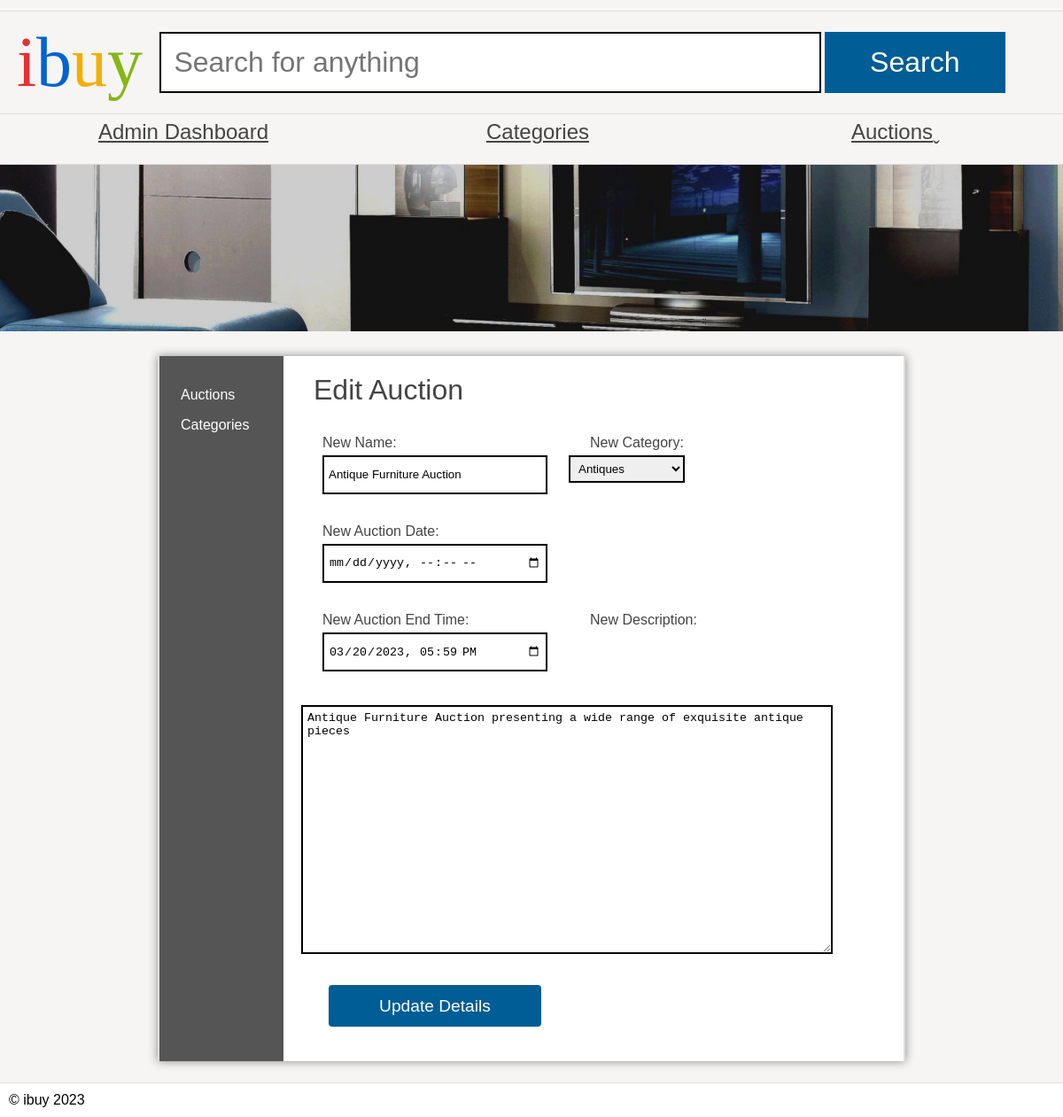
Page /Admin/editauction.php?name=Antique+Furniture+Auction on the committed database.
### tables this page shows
CREATE TABLE `auctions` (
  `auction_name` VARCHAR(90) NOT NULL PRIMARY KEY,
  `auctioneer` VARCHAR(90) DEFAULT NULL,
  `auctionDate` DATE DEFAULT NULL,
  `auction_end_time` TIMESTAMP DEFAULT NULL,  
  `categoryName` VARCHAR(20) DEFAULT NULL,
  `Description` LONGTEXT
);

### Admin/editauction.php (the view, shortened to what this page needs)
<?php
require('../dataconnection/configuration.php');
?>
<!DOCTYPE html>
<html>
<head>
    <link rel="stylesheet" href="/ibuy.css" />
</head>
<body>
    <header>
        <h1><span class="i">i</span><span class="b">b</span><span class="u">u</span><span class="y">y</span></h1>
        <form action="#">
            <input type="text" name="search" placeholder="Search for anything" />
            <input type="submit" name="submit" value="Search" />
        </form>
    </header>
    <nav>
        <ul>
            <li><a href="admin_panel.php">Admin Dashboard</a></li>
            <li><a href="categories.php">Categories</a></li>
            <li><a href="Auctions.php">Auctions</a></li>
        </ul>
    </nav>
    <img src="/banners/2.jpg" alt="Banner" />
    <main class="sidebar">
        <section class="left">
            <ul>
                <li><a href="Auctions.php">Auctions</a></li>
                <li><a href="categories.php">Categories</a></li>
            </ul>
        </section>
        <section class="right">
            <h2>Edit Auction</h2>
            <?php
    if (isset($_GET['name'])) {
        $auctionName = $_GET['name'];
        $auctionStmt = $pdo->prepare('SELECT * FROM auctions WHERE auction_name = :auctionName');
        $auctionStmt->execute(['auctionName' => $auctionName]);
        $auction = $auctionStmt->fetch(PDO::FETCH_ASSOC);
        if ($auction) {
            echo '<form action="editauction.php" method="POST">';
            echo '<div class="form-group">';
            echo '<label for="new_name">New Name:</label><br>';
            echo '<input type="text" name="new_name" value="' . $auction['auction_name'] . '" class="form-input" /><br>';
            echo '</div>';
            echo '<div class="form-group">';
            echo '<label for="new_category">New Category:</label><br>';
            echo '<select name="new_category" class="form-input">';
            $categoriesStmt = $pdo->query('SELECT categoryName FROM categories');
            foreach ($categoriesStmt as $category) {
                $selected = ($auction['categoryID'] === $category['categoryName']) ? 'selected' : '';
                echo '<option value="' . $category['categoryName'] . '" ' . $selected . '>' . $category['categoryName'] . '</option>';
            }
            echo '</select><br>';
            echo '</div>';
            echo '<div class="form-group">';
            echo '<label for="new_auctionDate">New Auction Date:</label><br>';
            echo '<input type="datetime-local" name="new_auctionDate" value="' . $auction['auctionDate'] . '" class="form-input" /><br>';
            echo '</div>';
            echo '<div class="form-group">';
            echo '<label for="new_auction_end_time">New Auction End Time:</label><br>';
            echo '<input type="datetime-local" name="new_auction_end_time" value="' . $auction['auction_end_time'] . '" class="form-input" /><br>';
            echo '</div>';
            echo '<label for="new_description">New Description:</label><br>';
            echo '<textarea name="new_description" rows="4" cols="50" class="form-textarea">' . $auction['Description'] . '</textarea><br>';
            echo '<input type="submit" value="Update Details" class="button" />';
            echo '</form>';
                } else {
                    echo '<p>Auction not found.</p>';
                }
            } else {
                echo '<p>No auction selected.</p>';
            }
            ?>
        </section>
    </main>
    <footer>
        &copy; ibuy <?php echo date("Y"); ?>
    </footer>
</body>
</html>

### ibuy.css (style rules this page uses)
* { margin: 0; padding: 0; }
body { font-family: 'Oxygen-Regular', sans-serif; background-color: #f6f5f4; max-width: 100vw; overflow-x: hidden; }
h1, h2, h3, h4 { font-weight: normal; }
a, a:visited { color: #444; }
header { margin-top: 1vw; font-family: 'Univers-Light-Normal'; display: grid; grid-template-columns: 15% 85%; align-items: center; padding-top: 1vw; padding-bottom: 1vw; border-top: 1px solid #ddd; border-bottom: 1px solid #ddd; }
header h1 { text-align: center; font-size: 5em; }
form { display: block; }
header form input[type=text] { border: 3px solid black; font-size: 2em; padding: 0.5em; width: 70%; }
body > img { width: 100vw; }
header form input[type=submit] { background-color: #005d96; color: white; width: 20%; font-size: 2em; padding: 0.5em; cursor: pointer; border: 0; }
header .i { color: #e43137; }
header .b { color: #0063d1; }
header .u { color: #f4ae01; }
header .y { color: #85b716; }
body > nav { border-bottom: 1px solid #ddd; }
body > nav ul li:last-child a:after { content: 'ˬ'; position: absolute; }
body > nav ul { display: flex; width: 100vw; list-style-type: none; }
body > nav ul li { flex: 1; }
body > nav ul li a { display: block; text-align: center; padding-top: 0.5vw; padding-bottom: 0.5vw; font-size: 1.5em; }
main { padding: 3vw; display: block; overflow: hidden; width: 80vw; margin: auto; border-left: 2px solid #ddd; border-right: 2px solid #ddd; }
textarea { width: 100%; height: 20em; }
footer { margin-top: 5vw; border-top: 1px solid #ddd; }
main form { display: flex; flex-wrap: wrap; width: 50vw; }
main form label, main form input { flex-grow: 1; width: 20vw; margin-bottom: 1em; margin-right: 2vw; margin-left: 2vw; }
main form input[type=submit] { background-color: #3665f3; color: white; flex-grow: 0; margin-left: auto; font-size: 1.2em; padding: 0.2em; cursor: pointer; border: 0; }

### Admin/editauction.php (style rules this page uses)
header form input[type=submit] { background-color: #005d96; color: white; width: 20%; font-size: 2em; padding: 0.5em; cursor: pointer; border: 0; }
header form input[type="text"] { border: 2px solid black; font-size: 2em; padding: 0.45em; width: 70%; }
.sidebar { align-items: center; padding: 0; margin-top: 2vw; }
.sidebar .left { width: 20%; background-color: #555; padding: 10px; list-style-type: none; }
.sidebar .right { flex: 1; padding: 20px; }
footer { margin-top: 2vw; }
.button { display: inline-block; padding: 8px 25px; background-color: #4CAF50; color: #fff; text-decoration: none; border-radius: 4px; border: none; }
.button { display: inline-block; padding: 8px 25px; margin-right: 10px; background-color: #4CAF50; color: #fff; text-decoration: none; border-radius: 4px; border: none; min-width: 120px; text-align: center; line-height: 20px; }
.form-input { padding: 5px; margin-top: 5px; border: 2px solid black; }
.form-textarea { width: 100%; padding: 5px; margin-top: 5px; border: 2px solid black; }
.form-group { margin-bottom: 20px; }
main form input[type="submit"] { background-color: #005d96; color: white; flex-grow: 0; margin-left: 31px; font-size: 1.2em; padding: 0.2em; cursor: pointer; border: 0; height: 47px; margin-top: 35px; }
.button { display: inline-block; padding: 8px 15px; background-color: #005d96; color: #fff; text-decoration: none; border-radius: 4px; border: none; }
main form input { flex-grow: 1; width: 20vw; margin-bottom: 1em; margin-right: 2vw; margin-left: 2vw; height: 30px; }
main { min-height: 50vh; background-color: #fff; width: 70vw; display: block; margin: auto; box-shadow: 0px 0px 10px #888; color: #444; }
main h2 { font-size: 2em; }
footer { background-color: #fff; padding: 10px; color: #000; }
.left ul { list-style-type: none; }
section a { color: #444; }
p, li, h2 { margin-bottom: 1em; margin-left: 14px; }
.stock, .sidebar { display: table; }
.stock > ul, .sidebar .left { width: 10vw; list-style-type: none; display: table-cell; padding: 10px; background-color: #555; margin: 0; }
.stock .products, .sidebar .right { display: table-cell; padding: 20px; }
.stock > ul a, .sidebar .left a { color: white; text-decoration: none; }
.right { padding: 20px; }

### rows in the picture
auctions: new_name "Antique Furniture Auction", new_auction_end_time "03/20/2023 17:59", new_description "Antique Furniture Auction presenting a wide range of exquisite antique pieces"

### other values in the picture
form field new_category "Antiques"
